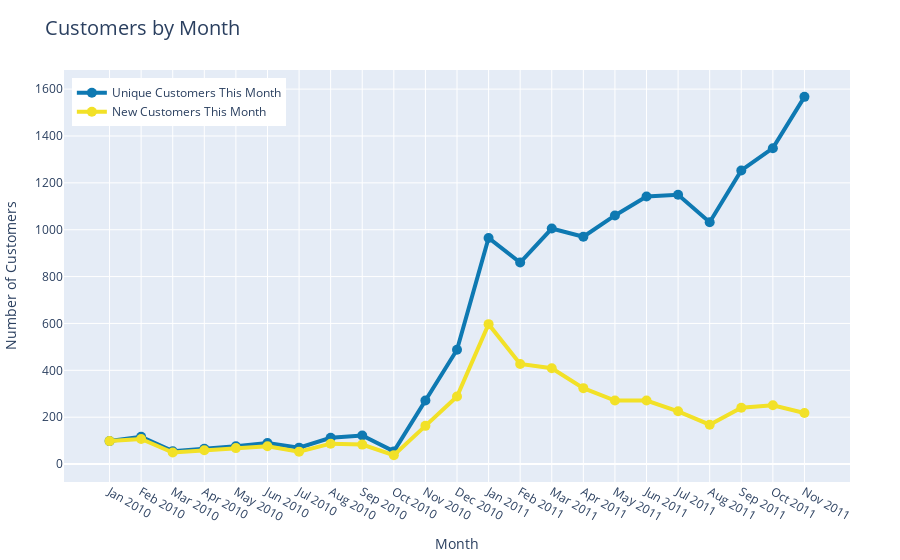

The notebook cell this image was saved under:
### Markdown cell above
And plot:

### Code cell
trace1 = go.Scatter(
                    x = customers["month"],
                    y = customers["unique_customers_this_month"],
                    mode = "lines+markers",
                    name = "Unique Customers This Month",
                    line = dict(width = 4),
                    marker = dict(
                                  size = 10,
                                  color = "#0E79B2"
                                 ),
                    hovertemplate = "%{x}<br>Unique Customers: %{y} <extra></extra>",
                  )
trace2 = go.Scatter(
                    x = customers["month"],
                    y = customers["new_customers_this_month"],
                    mode = "lines+markers",
                    name = "New Customers This Month",
                    line = dict(width = 4),
                    marker = dict(
                                  size = 10,
                                  color = "rgba(242, 225, 39, 1)"
                                 ),
                    hovertemplate = "%{x}<br>New Customers: %{y} <extra></extra>",
                  )

line_data = [trace1, trace2]

layout = dict(
              title = "Customers by Month",
              titlefont = dict(size = 20),
              margin=dict(l=10, r=50, b=10, t=70, pad=0),
              xaxis= dict(title= "Month",ticklen = 5,zeroline = False),
              yaxis= dict(title= "Number of Customers"),
              legend=dict(
                          font = dict(size = 12),
                          yanchor = "top",
                          y=0.98,
                          x= 0.01
                         )
             )
fig = dict(data = line_data, layout = layout)
iplot(fig)

### Figure 1 — Plotly figure (JSON) as saved in the notebook; plotly's stock layout.template omitted (floating-point values rounded to 4 significant figures)
{"data": [{"hovertemplate": "%{x}<br>Unique Customers: %{y} <extra></extra>", "line": {"width": 4}, "marker": {"color": "#0E79B2", "size": 10}, "mode": "lines+markers", "name": "Unique Customers This Month", "type": "scatter", "x": ["Jan 2010", "Feb 2010", "Mar 2010", "Apr 2010", "May 2010", "Jun 2010", "Jul 2010", "Aug 2010", "Sep 2010", "Oct 2010", "Nov 2010", "Dec 2010", "Jan 2011", "Feb 2011", "Mar 2011", "Apr 2011", "May 2011", "Jun 2011", "Jul 2011", "Aug 2011", "Sep 2011", "Oct 2011", "Nov 2011"], "y": [98, 116, 55, 65, 76, 90, 70, 112, 122, 54, 271, 488, 965, 860, 1005, 970, 1061, 1142, 1149, 1032, 1253, 1348, 1567]}, {"hovertemplate": "%{x}<br>New Customers: %{y} <extra></extra>", "line": {"width": 4}, "marker": {"color": "rgba(242, 225, 39, 1)", "size": 10}, "mode": "lines+markers", "name": "New Customers This Month", "type": "scatter", "x": ["Jan 2010", "Feb 2010", "Mar 2010", "Apr 2010", "May 2010", "Jun 2010", "Jul 2010", "Aug 2010", "Sep 2010", "Oct 2010", "Nov 2010", "Dec 2010", "Jan 2011", "Feb 2011", "Mar 2011", "Apr 2011", "May 2011", "Jun 2011", "Jul 2011", "Aug 2011", "Sep 2011", "Oct 2011", "Nov 2011"], "y": [98, 107, 49, 59, 68, 76, 53, 87, 83, 38, 163, 288, 597, 427, 409, 324, 271, 271, 225, 168, 240, 251, 218]}], "layout": {"legend": {"font": {"size": 12}, "x": 0.01, "y": 0.98, "yanchor": "top"}, "margin": {"b": 10, "l": 10, "pad": 0, "r": 50, "t": 70}, "title": {"font": {"size": 20}, "text": "Customers by Month"}, "xaxis": {"ticklen": 5, "title": {"text": "Month"}, "zeroline": false}, "yaxis": {"title": {"text": "Number of Customers"}}}}
